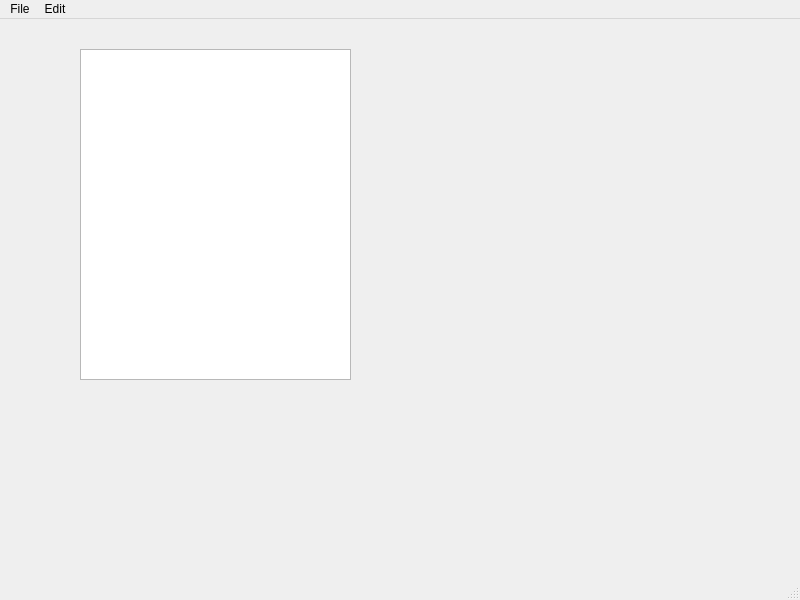
<?xml version="1.0" encoding="UTF-8"?>
<ui version="4.0">
 <class>Notepad_tut</class>
 <widget class="QMainWindow" name="Notepad_tut">
  <property name="geometry">
   <rect>
    <x>0</x>
    <y>0</y>
    <width>800</width>
    <height>600</height>
   </rect>
  </property>
  <property name="windowTitle">
   <string>Notepad_tut</string>
  </property>
  <widget class="QWidget" name="centralwidget">
   <widget class="QWidget" name="verticalLayoutWidget">
    <property name="geometry">
     <rect>
      <x>80</x>
      <y>30</y>
      <width>271</width>
      <height>331</height>
     </rect>
    </property>
    <layout class="QVBoxLayout" name="verticalLayout">
     <item>
      <widget class="QTextEdit" name="textEdit"/>
     </item>
    </layout>
   </widget>
  </widget>
  <widget class="QMenuBar" name="menubar">
   <property name="geometry">
    <rect>
     <x>0</x>
     <y>0</y>
     <width>800</width>
     <height>21</height>
    </rect>
   </property>
   <widget class="QMenu" name="menuFile">
    <property name="title">
     <string>File</string>
    </property>
    <addaction name="actionNew"/>
    <addaction name="actionOpen"/>
    <addaction name="actionSave_As"/>
    <addaction name="actionPrint"/>
    <addaction name="actionExit"/>
   </widget>
   <widget class="QMenu" name="menuEdit">
    <property name="title">
     <string>Edit</string>
    </property>
    <addaction name="actionCopy"/>
    <addaction name="actionPaste"/>
    <addaction name="actionUndo"/>
    <addaction name="actionCut"/>
   </widget>
   <addaction name="menuFile"/>
   <addaction name="menuEdit"/>
  </widget>
  <widget class="QStatusBar" name="statusbar"/>
  <action name="actionNew">
   <property name="icon">
    <iconset resource="resources.qrc">
     <normaloff>:/imgs/new.png</normaloff>:/imgs/new.png</iconset>
   </property>
   <property name="text">
    <string>New</string>
   </property>
  </action>
  <action name="actionOpen">
   <property name="icon">
    <iconset resource="resources.qrc">
     <normaloff>:/imgs/open.png</normaloff>:/imgs/open.png</iconset>
   </property>
   <property name="text">
    <string>Open</string>
   </property>
  </action>
  <action name="actionSave_As">
   <property name="icon">
    <iconset resource="resources.qrc">
     <normaloff>:/imgs/save.png</normaloff>:/imgs/save.png</iconset>
   </property>
   <property name="text">
    <string>Save As</string>
   </property>
  </action>
  <action name="actionPrint">
   <property name="icon">
    <iconset resource="resources.qrc">
     <normaloff>:/imgs/print.png</normaloff>:/imgs/print.png</iconset>
   </property>
   <property name="text">
    <string>Print</string>
   </property>
  </action>
  <action name="actionExit">
   <property name="text">
    <string>Exit</string>
   </property>
  </action>
  <action name="actionCopy">
   <property name="text">
    <string>Copy</string>
   </property>
  </action>
  <action name="actionDelete">
   <property name="text">
    <string>Delete</string>
   </property>
  </action>
  <action name="actionPaste">
   <property name="text">
    <string>Paste</string>
   </property>
  </action>
  <action name="actionUndo">
   <property name="text">
    <string>Undo</string>
   </property>
  </action>
  <action name="actionCut">
   <property name="text">
    <string>Cut</string>
   </property>
  </action>
 </widget>
 <resources>
  <include location="resources.qrc"/>
 </resources>
 <connections/>
</ui>
